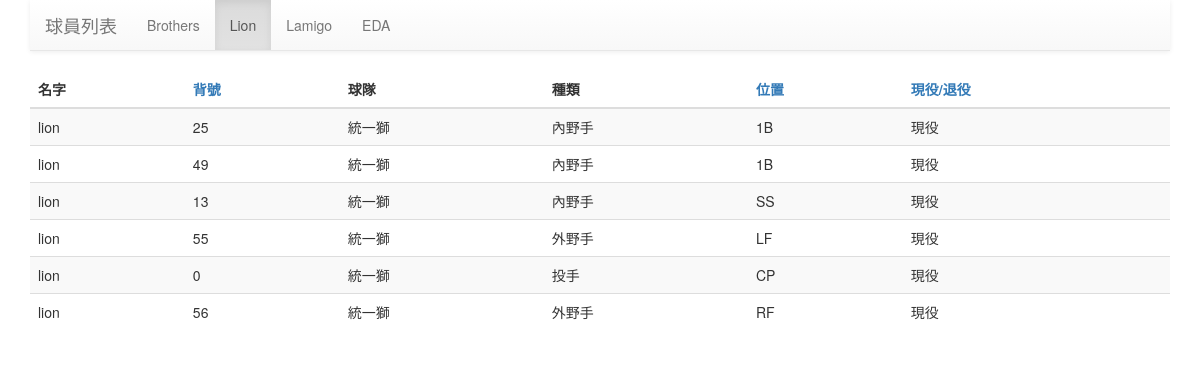
Screenshot of /index.php?team=2 with the database file from the repository.
### tables this page shows
CREATE TABLE IF NOT EXISTS `players` (
  `id` int(11) NOT NULL,
  `name` varchar(50) NOT NULL,
  `team_id` int(20) NOT NULL,
  `kind` varchar(50) NOT NULL,
  `position` varchar(50) NOT NULL,
  `active` tinyint(2) NOT NULL DEFAULT '1' COMMENT '0:退役 1:現役',
  `number` int(10) NOT NULL
);

CREATE TABLE IF NOT EXISTS `teams` (
  `id` int(11) NOT NULL,
  `name` varchar(40) NOT NULL,
  `ch_name` varchar(40) NOT NULL,
  `home` varchar(40) DEFAULT NULL
);

### index.php (the view, shortened to what this page needs)
<? include_once("class/db.php"); ?>
<?
$order = isset($_GET['order']) ? $_GET['order'] : 'teams.id';
$asc = isset($_GET['asc']) ? (boolean)$_GET['asc'] : true;
$team= isset($_GET['team']) ? $_GET['team'] : '1';
$sql = 'SELECT * FROM players,teams WHERE teams.id=players.team_id and players.team_id= "'. $team . '" ORDER BY '. $order . ' ' . ($asc ?'asc' : 'desc');
$sth = $pdo->prepare($sql, array(PDO::ATTR_CURSOR => PDO::CURSOR_FWDONLY));
$sth->execute();
$rows = $sth->fetchAll(PDO::FETCH_CLASS);
?>
<!doctype html>
<html lang="en">
<head>
	<link rel="stylesheet" href="https://maxcdn.bootstrapcdn.com/bootstrap/3.3.2/css/bootstrap.min.css">
	<link rel="stylesheet" href="https://maxcdn.bootstrapcdn.com/bootstrap/3.3.2/css/bootstrap-theme.min.css">
</head>
<body>
	<div class="container">
		<? include('share/nav.php'); ?>
		<table class="table table-striped">
			<thead>
				<tr>
					<th>名字</th>
					<th><a href="index.php?team=<?=$team ?>&order=number&asc=<?= $asc ? 0 : 1 ?>">背號</a></th>
					<th>球隊</th>
					<th>種類</th>
					<th><a href="index.php?team=<?=$team ?>&order=position&asc=<?= $asc ? 0 : 1 ?>">位置</a></th>
					<th><a href="index.php?team=<?=$team ?>&order=active&asc=<?= $asc ? 0 : 1 ?>">現役/退役</a></th>
				</tr>
			</thead>
			<tbody>
				<? foreach ($rows as $row) { ?>
				<tr>
					<td><?= $row->name ?></td>
					<td><?= $row->number ?></td>
					<td><?= $row->ch_name ?></td>
					<td><?= $row->kind ?></td>
					<td><?= $row->position ?></td>
					<td><?= ($row->active ?'現役' : '退役');?></td>
				</tr>
				<? } ?>
			</tbody>
		</table>
	</div>
</body>
</html>

### rows the page displays
players: team.name "lion", number "25", team.ch_name "統一獅", kind "內野手", position "1B", active "現役"
players: team.name "lion", number "49", team.ch_name "統一獅", kind "內野手", position "1B", active "現役"
players: team.name "lion", number "13", team.ch_name "統一獅", kind "內野手", position "SS", active "現役"
players: team.name "lion", number "55", team.ch_name "統一獅", kind "外野手", position "LF", active "現役"
players: team.name "lion", number "0", team.ch_name "統一獅", kind "投手", position "CP", active "現役"
players: team.name "lion", number "56", team.ch_name "統一獅", kind "外野手", position "RF", active "現役"
